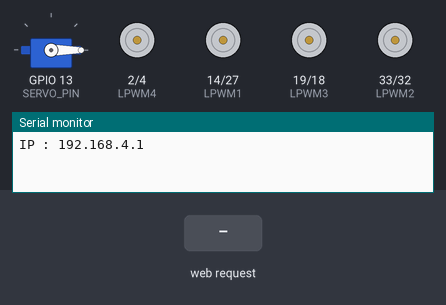
Simulated run of this sketch. Board: ESP32. Shown: servo, motor-driver pin pairs drawn as motors (green arrow = first pin HIGH = forward, orange = second pin HIGH = backward, longer = more drive), the last lines printed to the serial monitor. The inputs (shaded band) are chosen by the test bench.

Above: at 1.2 s.
1.3 s: HTTP request GET /F received
At 2.5 s:
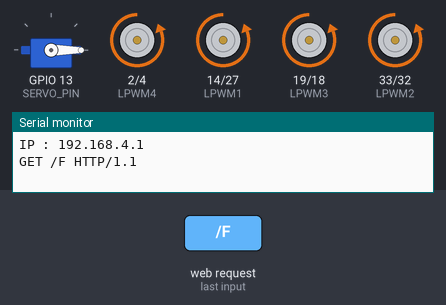
2.8 s: HTTP request GET /B received
At 3.9 s:
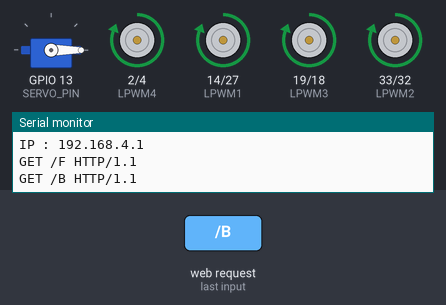
4.3 s: HTTP request GET /L received
At 5.0 s:
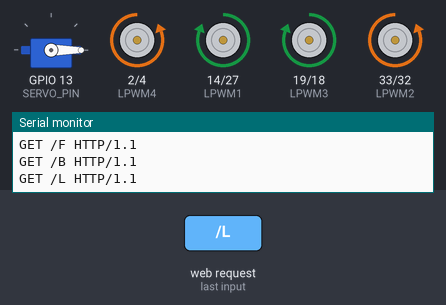
5.8 s: HTTP request GET /R received
At 6.1 s:
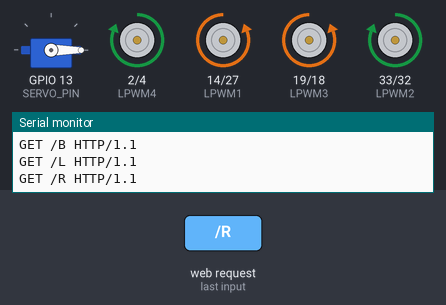
7.3 s: HTTP request GET /TR received
At 8.5 s:
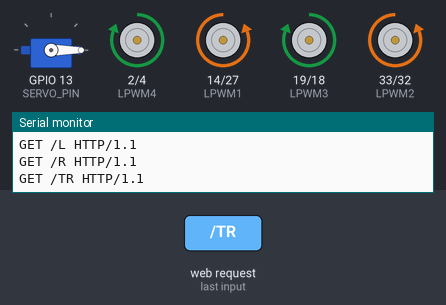
8.8 s: HTTP request GET /TL received
At 9.7 s:
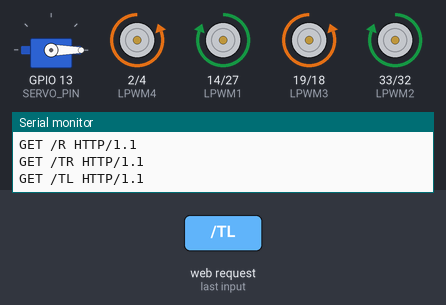
Timing chart, 0 to 11.3 s (numbered marks = the images above; inputs shaded):
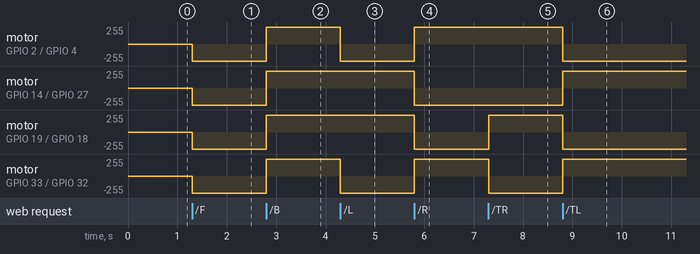

The sketch:

Auto_Rep.ino
```cpp
#include <WiFi.h>
#include <ESP32Servo.h>

//========== WiFi ==========
const char* ssid = "Auto Rep";
const char* password = "12345678";

WiFiServer server(80);

//========== موتورها ==========
// جلو چپ
#define RPWM1 27
#define LPWM1 14

// عقب چپ
#define RPWM2 32
#define LPWM2 33

// عقب راست
#define RPWM3 18
#define LPWM3 19

// جلو راست
#define RPWM4 4
#define LPWM4 2

#define SPEED 255


Servo jackServo;

#define SERVO_PIN 13
//===========================

void stopMotors() {
  analogWrite(RPWM1, 0);
  analogWrite(LPWM1, 0);

  analogWrite(RPWM2, 0);
  analogWrite(LPWM2, 0);

  analogWrite(RPWM3, 0);
  analogWrite(LPWM3, 0);

  analogWrite(RPWM4, 0);
  analogWrite(LPWM4, 0);
}

void forward() {
  analogWrite(RPWM1, SPEED);
  analogWrite(LPWM1, 0);  // جلو چپ

  analogWrite(RPWM2, SPEED);
  analogWrite(LPWM2, 0);  // عقب چپ

  analogWrite(RPWM3, SPEED);
  analogWrite(LPWM3, 0);  // عقب راست

  analogWrite(RPWM4, SPEED);
  analogWrite(LPWM4, 0);  // جلو راست
}

// عقب

void backward() {

  analogWrite(RPWM1, 0);
  analogWrite(LPWM1, SPEED);

  analogWrite(RPWM2, 0);
  analogWrite(LPWM2, SPEED);

  analogWrite(RPWM3, 0);
  analogWrite(LPWM3, SPEED);

  analogWrite(RPWM4, 0);
  analogWrite(LPWM4, SPEED);
}

// حرکت به چپ (Strafe Left)

void left() {

  // جلو چپ = عقب

  analogWrite(RPWM1, 0);
  analogWrite(LPWM1, SPEED);

  // عقب چپ = جلو

  analogWrite(RPWM2, SPEED);
  analogWrite(LPWM2, 0);

  // عقب راست = عقب

  analogWrite(RPWM3, 0);
  analogWrite(LPWM3, SPEED);

  // جلو راست = جلو

  analogWrite(RPWM4, SPEED);
  analogWrite(LPWM4, 0);
}

// حرکت به راست (Strafe Right)

void right() {

  // جلو چپ = جلو

  analogWrite(RPWM1, SPEED);
  analogWrite(LPWM1, 0);

  // عقب چپ = عقب

  analogWrite(RPWM2, 0);
  analogWrite(LPWM2, SPEED);

  // عقب راست = جلو

  analogWrite(RPWM3, SPEED);
  analogWrite(LPWM3, 0);

  // جلو راست = عقب

  analogWrite(RPWM4, 0);
  analogWrite(LPWM4, SPEED);
}

// چرخش ساعتگرد

void turnRight() {

  analogWrite(RPWM1, SPEED);
  analogWrite(LPWM1, 0);

  analogWrite(RPWM2, SPEED);
  analogWrite(LPWM2, 0);

  analogWrite(RPWM3, 0);
  analogWrite(LPWM3, SPEED);

  analogWrite(RPWM4, 0);
  analogWrite(LPWM4, SPEED);
}

// چرخش پادساعتگرد

void turnLeft() {

  analogWrite(RPWM1, 0);
  analogWrite(LPWM1, SPEED);

  analogWrite(RPWM2, 0);
  analogWrite(LPWM2, SPEED);

  analogWrite(RPWM3, SPEED);
  analogWrite(LPWM3, 0);

  analogWrite(RPWM4, SPEED);
  analogWrite(LPWM4, 0);
}

// مورب جلو چپ

void upLeft() {

  stopMotors();

  analogWrite(RPWM2, SPEED);
  analogWrite(LPWM2, 0);  // عقب چپ

  analogWrite(RPWM4, SPEED);
  analogWrite(LPWM4, 0);  // جلو راست
}

// مورب جلو راست

void upRight() {

  stopMotors();

  analogWrite(RPWM1, SPEED);
  analogWrite(LPWM1, 0);  // جلو چپ

  analogWrite(RPWM3, SPEED);
  analogWrite(LPWM3, 0);  // عقب راست
}

// مورب عقب چپ

void downLeft() {

  stopMotors();

  analogWrite(RPWM1, 0);
  analogWrite(LPWM1, SPEED);  // جلو چپ

  analogWrite(RPWM3, 0);
  analogWrite(LPWM3, SPEED);  // عقب راست
}

// مورب عقب راست

void downRight() {

  stopMotors();

  analogWrite(RPWM2, 0);
  analogWrite(LPWM2, SPEED);  // عقب چپ

  analogWrite(RPWM4, 0);
  analogWrite(LPWM4, SPEED);  // جلو راست
}

void setup() {

  Serial.begin(115200);

  pinMode(RPWM1, OUTPUT);
  pinMode(LPWM1, OUTPUT);
  pinMode(RPWM2, OUTPUT);
  pinMode(LPWM2, OUTPUT);
  pinMode(RPWM3, OUTPUT);
  pinMode(LPWM3, OUTPUT);
  pinMode(RPWM4, OUTPUT);
  pinMode(LPWM4, OUTPUT);

  jackServo.attach(SERVO_PIN);
  jackServo.write(0);

  stopMotors();

  WiFi.softAP(ssid, password);

  Serial.print("IP : ");
  Serial.println(WiFi.softAPIP());

  server.begin();
}

void loop() {

  WiFiClient client = server.available();

  if (!client) return;

  String req = client.readStringUntil('\r');
  Serial.println(req);

  if (req.indexOf("/F") >= 0) forward();
  else if (req.indexOf("/B") >= 0) backward();
  else if (req.indexOf("/L") >= 0) left();
  else if (req.indexOf("/R") >= 0) right();
  else if (req.indexOf("/TR") >= 0) turnRight();
  else if (req.indexOf("/TL") >= 0) turnLeft();
  else if (req.indexOf("/UL") >= 0) upLeft();
  else if (req.indexOf("/UR") >= 0) upRight();
  else if (req.indexOf("/DL") >= 0) downLeft();
  else if (req.indexOf("/DR") >= 0) downRight();
  else if (req.indexOf("/S") >= 0) stopMotors();
  else if (req.indexOf("/U") >= 0) jackServo.write(140);
  else if (req.indexOf("/D") >= 0) jackServo.write(0);
  else {
    stopMotors();
  }


  client.stop();
}
```

Measured:
- after the input at 1.3 s, motor on GPIO 2 (LPWM4) / GPIO 4 (RPWM4), motor on GPIO 14 (LPWM1) / GPIO 27 (RPWM1), motor on GPIO 19 (LPWM3) / GPIO 18 (RPWM3), motor on GPIO 33 (LPWM2) / GPIO 32 (RPWM2): stopped → backward 255/255 at once
- after the input at 2.8 s, motor on GPIO 2 (LPWM4) / GPIO 4 (RPWM4), motor on GPIO 14 (LPWM1) / GPIO 27 (RPWM1), motor on GPIO 19 (LPWM3) / GPIO 18 (RPWM3), motor on GPIO 33 (LPWM2) / GPIO 32 (RPWM2): backward 255/255 → forward 255/255 at once
- after the input at 4.3 s, motor on GPIO 2 (LPWM4) / GPIO 4 (RPWM4), motor on GPIO 33 (LPWM2) / GPIO 32 (RPWM2): forward 255/255 → backward 255/255 at once
- after the input at 5.8 s, motor on GPIO 2 (LPWM4) / GPIO 4 (RPWM4), motor on GPIO 33 (LPWM2) / GPIO 32 (RPWM2): backward 255/255 → forward 255/255 at once; motor on GPIO 14 (LPWM1) / GPIO 27 (RPWM1), motor on GPIO 19 (LPWM3) / GPIO 18 (RPWM3): forward 255/255 → backward 255/255 at once
- after the input at 7.3 s, motor on GPIO 19 (LPWM3) / GPIO 18 (RPWM3): backward 255/255 → forward 255/255 at once; motor on GPIO 33 (LPWM2) / GPIO 32 (RPWM2): forward 255/255 → backward 255/255 at once
- after the input at 8.8 s, motor on GPIO 2 (LPWM4) / GPIO 4 (RPWM4), motor on GPIO 19 (LPWM3) / GPIO 18 (RPWM3): forward 255/255 → backward 255/255 at once; motor on GPIO 14 (LPWM1) / GPIO 27 (RPWM1), motor on GPIO 33 (LPWM2) / GPIO 32 (RPWM2): backward 255/255 → forward 255/255 at once
